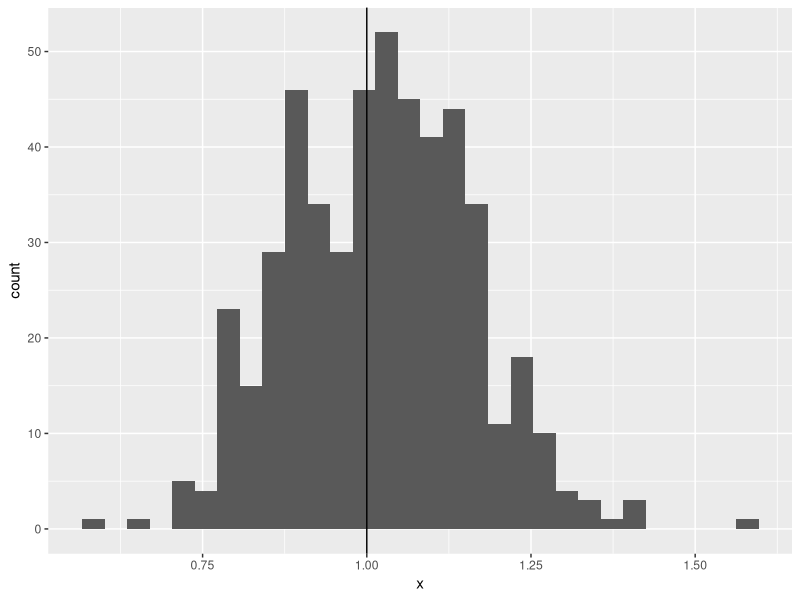
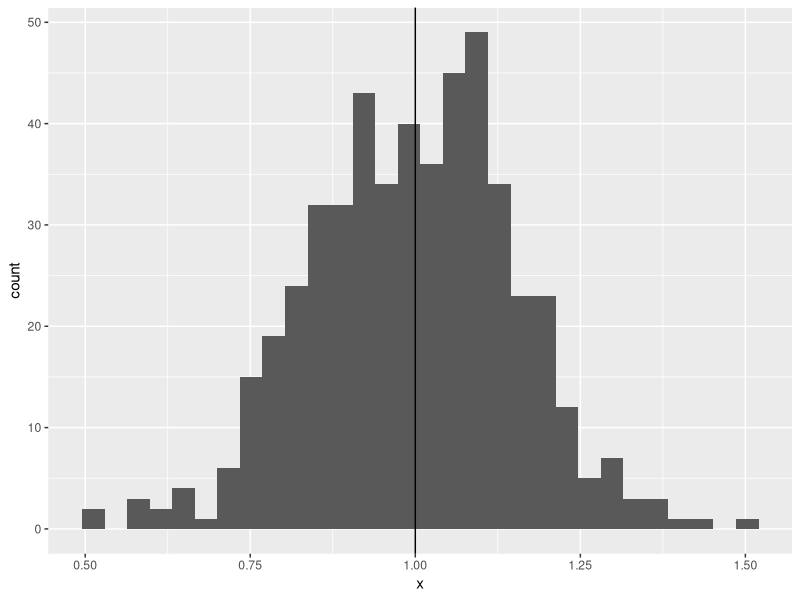

Write the R code that produced these figures, in order.

# simple example to unpack what's going on 
# with the bootstrap for the att
# - with no selection, random treatment effect

# Initial conclusions:
#  - regular boot & multinomial boot differ because 
#    regular boot is using bootstrapped sum(Z), 
#    while multinomial boot implicitly conditions 
#    on n1=sum(Z) in the original data.


require(tidyverse)

# generate data
numsamp <- 1000
tau <- 1
df <- tibble(
  Y0 = rnorm(numsamp),
  tauj = rnorm(numsamp, mean=tau),
  Y1 = Y0 + tauj,
  Z = sample(0:1, size=numsamp, replace=T, prob=c(0.9,0.1)),
  Yobs = ifelse(Z, Y1, Y0)) %>% 
  # mutate(wt = ifelse(Z, 1/sum(Z), 1/(n()-sum(Z))))
  mutate(wt = ifelse(Z, 1, sum(Z)/(n()-sum(Z))))

tau_hat <- df %>% 
  summarize(att = sum((2*Z-1) * wt * Yobs) / sum(Z))
tau_hat

# ground truth ------------------------------------------------------------

# true sd: randomness only in Z
#  - weird w.r.t. the ATT in some sense...
B <- 500
taus_resampZ <- map_dbl(
  1:B,
  function(x) {
    df %>% 
      mutate(Z = sample(0:1, size=numsamp, replace=T, prob=c(0.9,0.1)),
             Yobs = ifelse(Z, Y1, Y0),
             wt = ifelse(Z, 1, sum(Z)/(n()-sum(Z)))) %>% 
      summarize(att = sum((2*Z-1) * wt * Yobs) / sum(Z)) %>% 
      pull(att)
  })
ggplot(tibble(x=taus_resampZ)) +
  geom_histogram(aes(x)) +
  geom_vline(xintercept=tau)
mean(taus_resampZ)
sd(taus_resampZ)

# true sd: randomness in Y
taus_resampY <- map_dbl(
  1:B,
  function(x) {
    df %>% 
      mutate(Y0 = rnorm(numsamp),
             tauj = rnorm(numsamp, mean=tau),
             Y1 = Y0 + tauj,
             Yobs = ifelse(Z, Y1, Y0),
             wt = ifelse(Z, 1, sum(Z)/(n()-sum(Z)))) %>% 
      summarize(att = sum((2*Z-1) * wt * Yobs) / sum(Z)) %>% 
      pull(att)
  })
ggplot(tibble(x=taus_resampY)) +
  geom_histogram(aes(x)) +
  geom_vline(xintercept=tau)
mean(taus_resampY)
sd(taus_resampY)

# note: given original dataset may not be similar to the "average" dataset!



# TODO: what is the "true" variation we're after?
#  - in some sense, we'd like to condition on the treated units...?
# regardless, bootstrap seems to be much closer to resampZ se than to resampY se...




# bootstrap results -------------------------------------------------------

# TODO CHECK: does it matter what the co units' weights sum to...?

boot <- function(d, B=100) {
  map_dbl(1:B,
          .progress = "Bootstrapping...",
          function(b) {
            d %>% 
              sample_n(n(), replace=T) %>%
              summarize(att = sum((2*Z-1) * wt * Yobs) / sum(Z)) %>%
              pull(att)
          })
}

boot2 <- function(d, B=100) {
  # n <- nrow(d)
  # n1 <- sum(d$Z)
  
  map_dbl(1:B,
          .progress = "Bootstrapping...",
          function(b) {
            att_hat <- d %>%
              summarize(att = sum((2*Z-1) * wt * Yobs) / sum(Z)) %>%
              pull(att)
            
            d %>% 
              sample_n(n(), replace=T) %>%
              summarize(att = sum((2*Z-1) * wt * Yobs - sum(Z)/n()*att_hat) / sum(Z)) %>%
              # summarize(att = sum((2*Z-1) * wt * Yobs - n1/n*att_hat) / n1) %>%
              pull(att)
          })
}

# use n1/n*att_hat to cancel bias for multinomial weights,
#  which sum to n instead of n1
#  - this actually helps the wild bootstrap, for whatever reason???
# NOTE: this is conservative, due to n1 weirdness
weighted_boot <- function(d, wt_fun, B=100) {
  n <- nrow(d)
  n1 <- sum(d$Z)
  
  att_hat <- d %>%
    summarize(att = sum((2*Z-1) * wt * Yobs) / n1) %>%
    pull(att)
  
  map_dbl(1:B,
          .progress = "Bootstrapping...",
          function(b) {
            d %>% 
              mutate(
                weights_boot = wt_fun(n),
                tau_i = (2*Z-1) * wt * Yobs) %>% 
              summarize(att = sum(weights_boot * 
                                    (tau_i - n1/n*att_hat)) / n1) %>%
              pull(att)
          })
}

# this is pretty close to what the bootstrap does!
weighted_boot2 <- function(d, wt_fun, B=100) {
  att_hat <- d %>%
    summarize(att = sum((2*Z-1) * wt * Yobs) / sum(Z)) %>%
    pull(att)
  
  map_dbl(1:B,
          .progress = "Bootstrapping...",
          function(b) {
            d %>% 
              mutate(
                weights_boot = wt_fun(n()),
                tau_i = (2*Z-1) * wt * Yobs) %>% 
              summarize(
                # n1 = sum(weights_boot*Z),
                # n = sum(weights_boot),
                att = sum(weights_boot * 
                            (tau_i - sum(weights_boot*Z)/n()*att_hat)) / 
                  sum(weights_boot*Z) ) %>%
              pull(att)
          })
}

# weighted_boot3 <- function(d, wt_fun, B=100) {
#   map_dbl(1:B,
#           .progress = "Bootstrapping...",
#           function(b) {
#             d %>% 
#               mutate(
#                 weights_boot = wt_fun(n()),
#                 tau_i = (2*Z-1) * wt * Yobs) %>% 
#               summarize(
#                 att = sum(weights_boot * (tau_i)) / sum(weights_boot*Z) ) %>%
#               pull(att)
#           })
# }

if (F) {
  # full bootstrap works great
  boot_samps <- boot(df, B=500)
  hist(boot_samps)
  sd(boot_samps)
  
  boot_samps2 <- boot2(df, B=500)
  hist(boot_samps2)
  sd(boot_samps2)

  # weighted bootstrap works...?
  
  wf <- function(n) as.numeric(rmultinom(1, size=n, prob=rep(1/n,n)))
  # wf <- function(n) as.numeric(gtools::rdirichlet(1, alpha=rep(1,n)))
  wf <- function(n) {
    sample(
      c( -(sqrt(5)-1)/2, (sqrt(5)+1)/2 ),
      prob = c( (sqrt(5)+1)/(2*sqrt(5)), (sqrt(5)-1)/(2*sqrt(5)) ),
      replace = T, size = n)
  }
  
  wboot_samps <- weighted_boot(df, wf, B=500)
  hist(wboot_samps)
  sd(wboot_samps)
  
  wboot2_samps <- weighted_boot2(df, wf, B=500)
  hist(wboot2_samps)
  sd(wboot2_samps)
  
  wboot3_samps <- weighted_boot3(df, wf, B=500)
  hist(wboot3_samps)
  sd(wboot3_samps)
  
  sd(boot_samps)
  sd(boot_samps2)
  sd(wboot_samps)
  sd(wboot2_samps)
  sd(wboot3_samps)
  sd(taus_resampY)
  sd(taus_resampZ)
}



